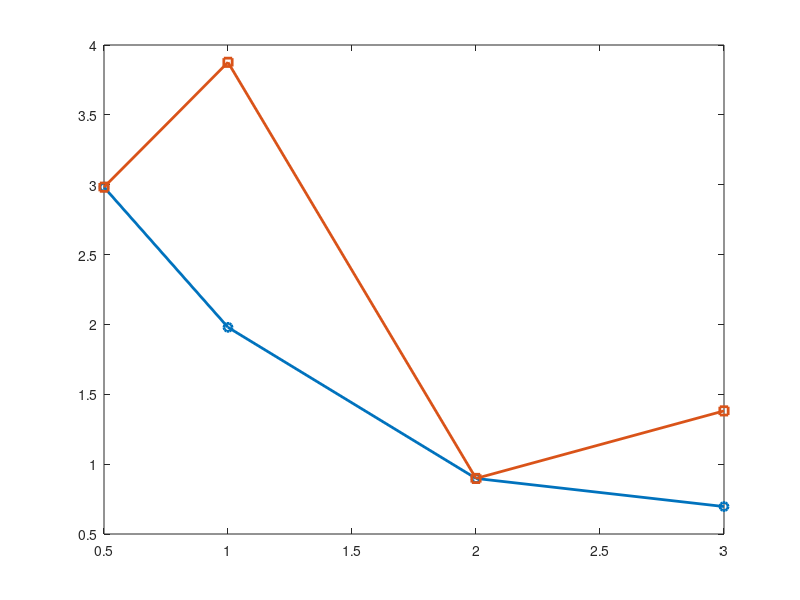

The MATLAB script that drew this image: (Note: this script raises an error after producing the figure.)
function plot_multipoint_results(results)

if nargin < 1

    data = load('results/multipoint/raw/data.mat');

    results = data.results;

end

if ~exist('results/multipoint/figures','dir')
    mkdir('results/multipoint/figures');
end

% =====================================
% Plot 1 — Capture comparison
% =====================================
c_vals = [results.c];

single_capture = [results.capture_single];

multi_capture = [results.capture_multi];

figure;

plot(c_vals, single_capture, '-o', 'LineWidth', 2);

hold on;

plot(c_vals, multi_capture, '-s', 'LineWidth', 2);

yline(1.0,'k--');

xlabel('Topology parameter c');

ylabel('Probability capture ratio');

title('Single vs Multi-point FORM');

legend('Single FORM', ...
       'Multi-point FORM', ...
       'Perfect capture');

grid on;

saveas(gcf, ...
'results/multipoint/figures/capture_comparison.png');

% =====================================
% Plot 2 — Branch count
% =====================================
branches = zeros(size(results));

for i = 1:length(results)

    branches(i) = results(i).MULTI.n_branches;

end

figure;

bar(c_vals, branches);

xlabel('Topology parameter c');

ylabel('Detected branches');

title('Detected MPP Branches');

grid on;

saveas(gcf, ...
'results/multipoint/figures/branch_count.png');

% =====================================
% Plot 3 — Branch contribution chart
% =====================================
for i = 1:length(results)

    branches_i = ...
        results(i).MULTI.branch_results;

    Pf_i = zeros(length(branches_i),1);

    for j = 1:length(branches_i)

        Pf_i(j) = branches_i(j).Pf;

    end

    figure;

    bar(Pf_i);

    xlabel('Branch');

    ylabel('Branch Pf contribution');

    title(sprintf( ...
        'Branch Contributions (c=%.2f)', ...
        results(i).c));

    grid on;

    saveas(gcf, sprintf( ...
        'results/multipoint/figures/branch_contributions_c_%0.2f.png', ...
        results(i).c));

end

end
